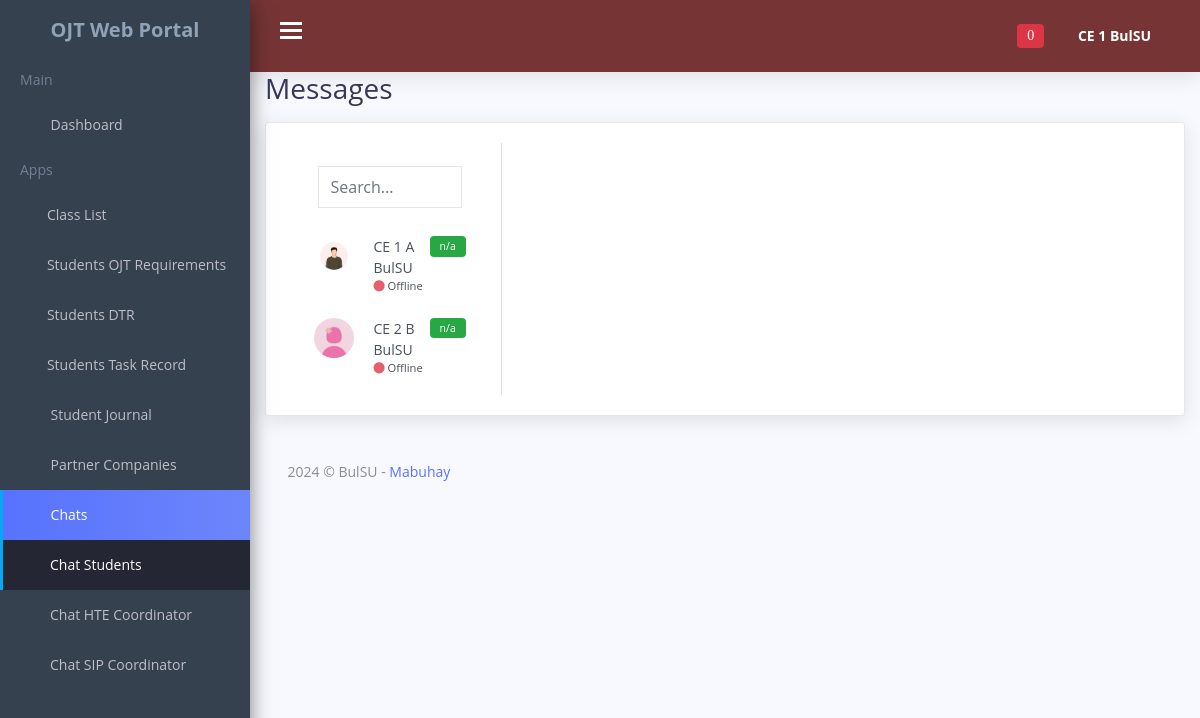
The app's page /coordinator/coordinators_message.php (signed in) with its own data.
### tables this page shows
CREATE TABLE `coordinators_account` (
  `id` int(11) NOT NULL,
  `uniqueID` varchar(200) NOT NULL,
  `first_name` varchar(100) NOT NULL,
  `middle_name` varchar(100) NOT NULL,
  `last_name` varchar(100) NOT NULL,
  `faculty_id` varchar(20) NOT NULL,
  `coor_dept` varchar(200) NOT NULL,
  `course_handled` varchar(200) NOT NULL,
  `complete_address` varchar(300) NOT NULL,
  `phone_number` varchar(13) NOT NULL,
  `coordinators_email` varchar(200) NOT NULL,
  `coordinators_password` varchar(200) NOT NULL,
  `coordinators_profile_picture` varchar(500) NOT NULL,
  `verification_code` int(8) NOT NULL,
  `verify_status` varchar(80) NOT NULL DEFAULT 'Not Verified',
  `online_offlineStatus` varchar(50) NOT NULL DEFAULT 'Offline'
);

CREATE TABLE `students_data` (
  `id` int(11) NOT NULL,
  `uniqueID` varchar(200) NOT NULL,
  `first_name` varchar(70) NOT NULL,
  `middle_name` varchar(70) NOT NULL,
  `last_name` varchar(70) NOT NULL,
  `student_ID` varchar(50) NOT NULL,
  `stud_dept` varchar(150) NOT NULL,
  `stud_course` varchar(150) NOT NULL,
  `stud_section` varchar(150) NOT NULL,
  `complete_address` varchar(200) NOT NULL,
  `stud_gender` varchar(100) NOT NULL,
  `phone_number` varchar(12) NOT NULL,
  `stud_email` varchar(200) NOT NULL,
  `stud_password` varchar(200) NOT NULL,
  `guardians_name` varchar(200) NOT NULL,
  `guardians_cpNumber` varchar(20) NOT NULL,
  `profile_picture` varchar(200) NOT NULL,
  `verification_code` int(8) NOT NULL,
  `verify_status` varchar(80) NOT NULL DEFAULT 'Not Verified',
  `online_offlineStatus` varchar(80) NOT NULL DEFAULT 'Offline',
  `ojt_status` varchar(80) DEFAULT NULL
);

### coordinator/coordinators_message.php (the view, shortened to what this page needs)
<?php
include '../connection/config.php';
?>
<!DOCTYPE html>
<html lang="en">
<head>
    <link href="css/lib/font-awesome.min.css" rel="stylesheet">
    <link href="css/lib/themify-icons.css" rel="stylesheet">
    <link href="css/lib/menubar/sidebar.css" rel="stylesheet">
    <link href="css/lib/bootstrap.min.css" rel="stylesheet">
    <link href="css/lib/helper.css" rel="stylesheet">
    <link href="css/style.css" rel="stylesheet">
    <link rel="stylesheet" href="https://cdnjs.cloudflare.com/ajax/libs/font-awesome/6.4.0/css/all.min.css">
</head>
<body>
<?php
require_once 'templates/coordinators_navbar.php';
?>
    <div class="content-wrap">
      <div class="main">
        <div class="container-fluid">
          <div class="main-content">
            <div class="container p-0">
              <h1 class="h3 mb-3">Messages</h1>
              <div class="card">
                <div class="row g-0">
                <div class="col-12 col-lg-5 col-xl-3 border-right">
                    <div class="px-4 d-none d-md-block">
                      <div class="d-flex align-items-center">
                        <div class="flex-grow-1">
                          <input type="text" class="form-control my-3" placeholder="Search...">
                        </div>
                      </div>
                    </div>
                    <?php
                    $course = $_SESSION['auth_user']['coordinator_courseHANDLED'];
                    $stmt = $conn->prepare("SELECT * FROM students_data WHERE stud_course = ?");
                    $stmt->execute([$course]);
                    $results = $stmt->fetchAll(PDO::FETCH_ASSOC);
                    foreach ($results as $res) {
                    ?>
                      <a href="javascript:void(0);" class="list-group-item list-group-item-action border-0" onclick="loadConversation('<?php echo $res['uniqueID']; ?>');">
                        <div class="badge bg-success float-right count_RECEIVEDmessages_<?php echo $res['uniqueID']; ?>">n/a</div>
                        <div class="d-flex align-items-start">
                          <img src="<?php echo $res['profile_picture']; ?>" class="rounded-circle mr-1" alt="<?php echo $res['first_name'] . ' ' . $res['middle_name'] . ' ' . $res['last_name']; ?>" width="40" height="40">
                          <div class="flex-grow-1 ml-3">
                            <?php echo $res['first_name'] . ' ' . $res['middle_name'] . ' ' . $res['last_name'];  ?>
                            <div class="small">
                              <span class="fas fa-circle <?php echo $res['online_offlineStatus'] === 'Online' ? 'chat-online' : 'chat-offline'; ?>"></span> <?php echo $res['online_offlineStatus']; ?>
                            </div>
                          </div>
                        </div>
                      </a>
                    <?php } ?>
                  </div>
                  <div class="col-12 col-lg-7 col-xl-9" id="LIVEchat">
                  </div>
                </div>
              </div>
            </div>
            <div class="row">
              <div class="col-lg-12">
                <div class="footer">
                  <p>2024 © BulSU - <a href="#">Mabuhay</a></p>
                </div>
              </div>
            </div>
          </div>
        </div>
      </div>
    </div>
</body>
</html>

### coordinator/templates/coordinators_navbar.php (shortened to what this page needs)
<div class="sidebar sidebar-hide-to-small sidebar-shrink sidebar-gestures">
        <div class="nano">
            <div class="nano-content">
                <ul>
                    <div class="logo"><a href="dashboard.php">
                            <span>OJT Web Portal</span></a></div>
                    <li class="label">Main</li>
                    <li><a href="dashboard.php"><i class="ti-home"></i> Dashboard </a></li>
                    <li class="label">Apps</li>
                    <li><a href="classLIST.php"><i class="ti-user"></i>Class List </a></li>
                    <li><a href="students_ojt_requirements.php"><i class="ti-folder"></i>Students OJT Requirements </a></li>
                    <li><a href="students_DTR.php"><i class="ti-alarm-clock"></i>Students DTR </a></li>
                    <li><a href="students_task_record.php"><i class="ti-list"></i>Students Task Record </a></li>
                    <li><a href="students_narrativeReport.php"><i class="ti-files"></i> Student Journal </a></li>
                    <li><a href="partner_companies.php"><i class="ti-layout-width-default"></i> Partner Companies </a></li>
                    <li><a class="sidebar-sub-toggle"><i class="ti-comment-alt"></i> Chats <span class="sidebar-collapse-icon ti-angle-down"></span></a>
                        <ul>
                            <li><a href="coordinators_message.php">Chat Students</a></li>
                            <li><a href="chat_supervisor.php">Chat HTE Coordinator</a></li>
                            <li><a href="chat_admin.php">Chat SIP Coordinator</a></li>
                        </ul>
                    </li>
                </ul>
            </div>
        </div>
    </div>
    <div class="header">
        <div class="container-fluid">
            <div class="row">
                <div class="col-lg-12">
                    <div class="float-left">
                        <div class="hamburger sidebar-toggle">
                            <span class="line"></span>
                            <span class="line"></span>
                            <span class="line"></span>
                        </div>
                    </div>
                    <div class="float-right">
                        <div class="dropdown dib">
                            <div class="header-icon" data-toggle="dropdown">
                                <i class="ti-bell">
                                    <span class="badge badge-danger" id="notification-badge">
                                    <?php
                                        if(isset($_SESSION['auth_user']['coordinators_id'])) {
                                            $studID = $_SESSION['auth_user']['coordinators_id'];
                                            $unread = 'Unread';
                                            $stmt = $conn->prepare("SELECT COUNT(*) AS total_unread FROM coordinatorsystemnotification WHERE coordinator_id = ? AND status = ?");
                                            $stmt->execute([$studID, $unread]);
                                            $result = $stmt->fetch(PDO::FETCH_ASSOC);
                                            $totalUnread = $result['total_unread'];
                                            echo $totalUnread;
                                        }
                                    ?>
                                    </span>
                                </i>
                            </div>
                        </div>
                        <div class="dropdown dib">
                            <div class="header-icon" data-toggle="dropdown">
                            <?php
                                if(isset($_SESSION['auth_user']['coordinators_id'])) {
                                    $coordinatorID = $_SESSION['auth_user']['coordinators_id'];
                                    $stmt = $conn->prepare("SELECT * FROM coordinators_account WHERE id = ? ");
                                    $stmt->execute([$coordinatorID]);
                                    $result = $stmt->fetch(PDO::FETCH_ASSOC);
                                }
                            ?>
                                <span class="user-avatar"><?php echo $result['first_name'];?> <?php echo $result['last_name'];?>
                                    <i class="ti-angle-down f-s-10"></i>
                                </span>
                            </div>
                        </div>
                    </div>
                </div>
            </div>
        </div>
    </div>

### coordinator/coordinators_message.php (style rules this page uses)
.chat-offline { color: #e4606d }
.px-4 { padding-right: 1.5rem!important; padding-left: 1.5rem!important; }

### records on screen
coordinators_account: first_name "CE 1", last_name "BulSU"
students_data: profile_picture (picture), first_name "CE 1", middle_name "A", last_name "BulSU", online_offlineStatus "Offline"
students_data: profile_picture (picture), first_name "CE 2", middle_name "B", last_name "BulSU", online_offlineStatus "Offline"

### other values on screen
$totalUnread "0"
